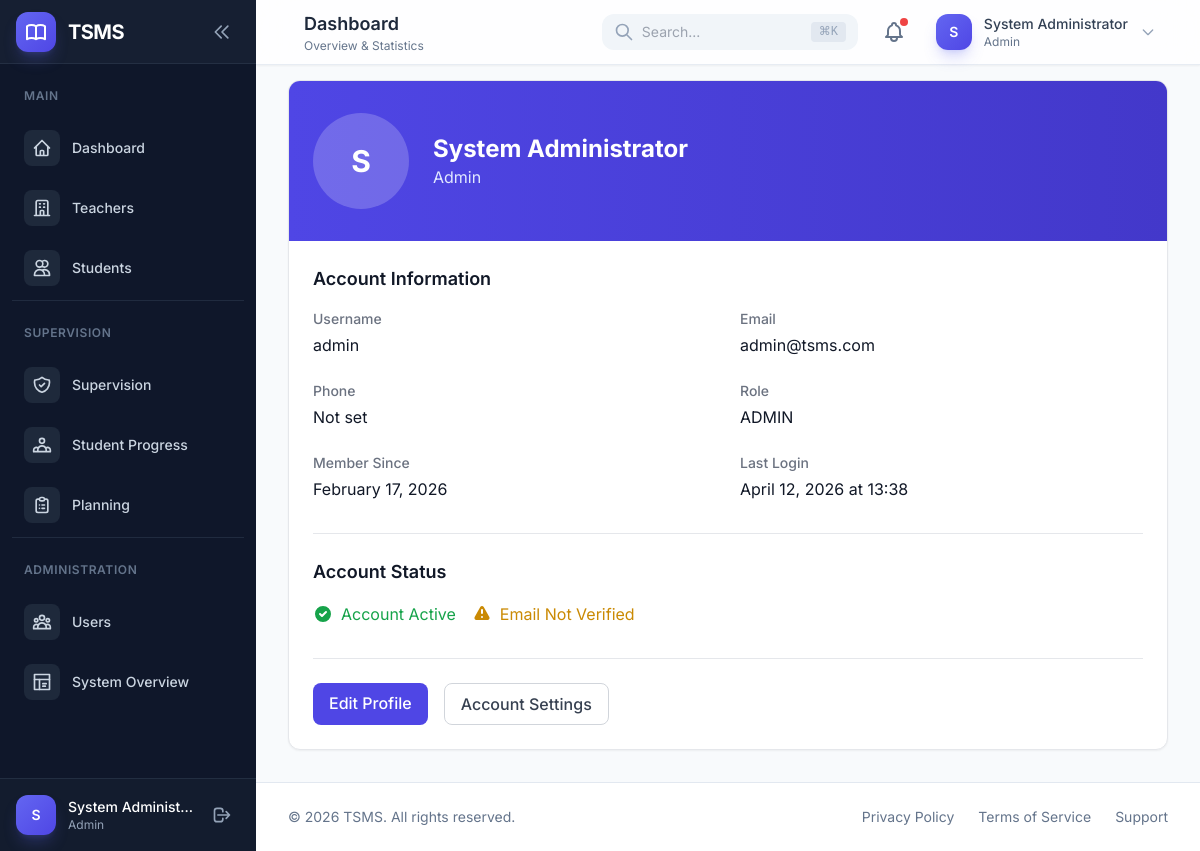
Before: /auth/profile (signed in) with the older database file.
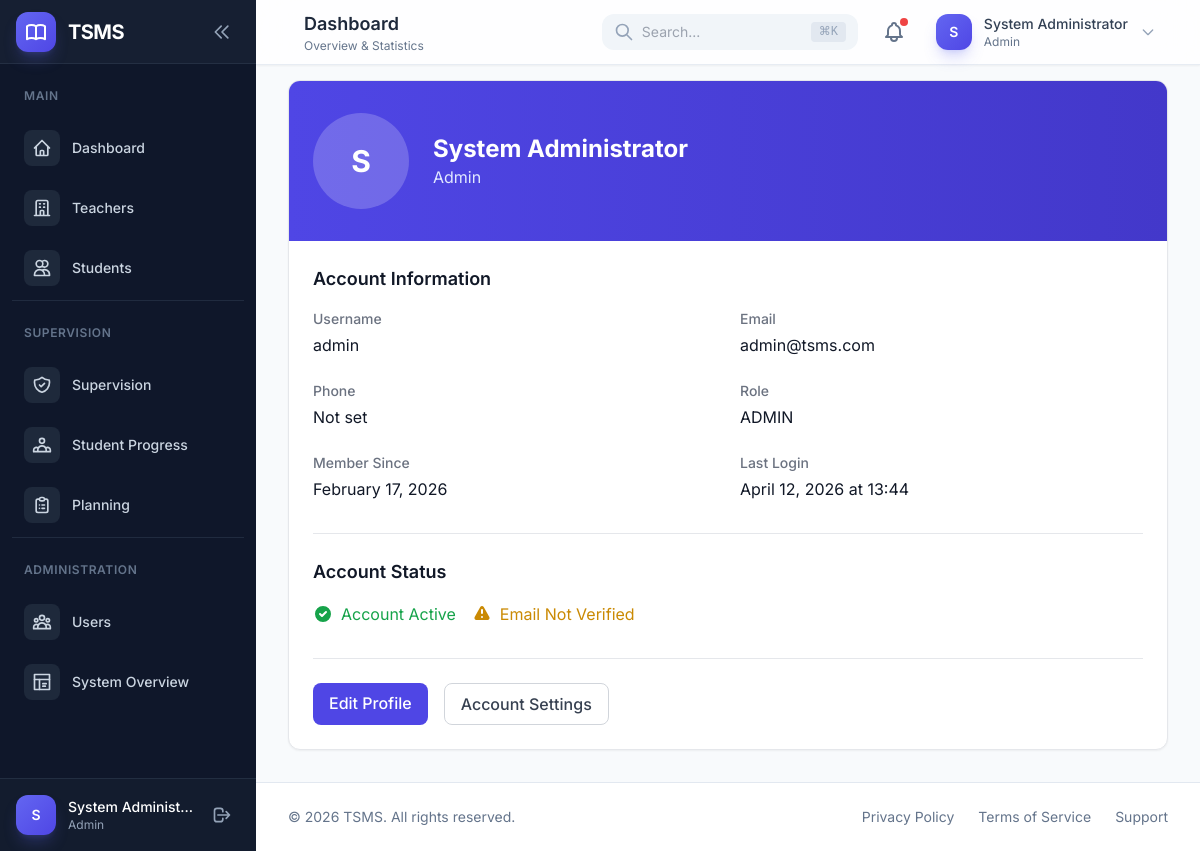
After: the same page with the newer database file.
### app/models/user.py (models this page shows, shortened)
class User(UserMixin, db.Model):
    __tablename__ = 'users'
    id = db.Column(db.Integer, primary_key=True)
    name = db.Column(db.String(128), nullable=False)
    username = db.Column(db.String(64), unique=True, nullable=False, index=True)
    email = db.Column(db.String(120), unique=True, nullable=False, index=True)
    password_hash = db.Column(db.String(256), nullable=False)
    role = db.Column(db.Enum(UserRole), nullable=False, default=UserRole.TEACHER)
    status = db.Column(db.Enum(UserStatus), nullable=False, default=UserStatus.ACTIVE)
    created_at = db.Column(db.DateTime, default=datetime.utcnow, index=True)
    updated_at = db.Column(db.DateTime, default=datetime.utcnow, onupdate=datetime.utcnow)
    last_login_at = db.Column(db.DateTime)
    teacher_profile = db.relationship(
        'Teacher',
        backref='user',
        uselist=False,
        cascade='all, delete-orphan',
        lazy='joined'
    )
    supervisor_profile = db.relationship(
        'Supervisor',
        backref='user',
        uselist=False,
        cascade='all, delete-orphan',
        lazy='joined'
    )
    @property
    def password(self):
        """Prevent password from being read."""
        raise AttributeError('Password is not a readable attribute')
    def is_admin(self):
        return self.role == UserRole.ADMIN
    def is_supervisor(self):
        return self.role == UserRole.SUPERVISOR
    def is_teacher(self):
        return self.role == UserRole.TEACHER

### app/blueprints/auth/routes.py (the view)
@auth_bp.route('/profile')
@login_required
def profile():
    return render_template('auth/profile.html', user=current_user)

### app/__init__.py (called while the page is built)
def _init_extensions(app):
    from app.extensions import db, migrate, login_manager, csrf
    db.init_app(app)
    migrate.init_app(app, db)
    login_manager.init_app(app)
    csrf.init_app(app)
    from app.models import User
    @login_manager.user_loader
    def load_user(user_id):
        return User.query.get(int(user_id))

def _register_context_processors(app):
    from datetime import datetime
    @app.context_processor
    def inject_globals():
        return {
            'current_year': datetime.utcnow().year,
            'app_name': 'TSMS'
        }

### app/blueprints/auth/routes.py (called while the page is built)
@auth_bp.before_app_request
def before_request():
    if current_user.is_authenticated:
        if current_user.status != UserStatus.ACTIVE:
            logout_user()
            flash('Your account is no longer active.', 'warning')
            return redirect(url_for('auth.login'))

@auth_bp.after_app_request
def after_request(response):
    response.headers['X-Content-Type-Options'] = 'nosniff'
    response.headers['X-Frame-Options'] = 'SAMEORIGIN'
    response.headers['X-XSS-Protection'] = '1; mode=block'
    return response

### app/templates/auth/profile.html (shortened to what the changed rows need)
{% extends "layouts/dashboard.html" %}
{% block content %}
<div class="max-w-4xl mx-auto">
    <div class="bg-white rounded-xl shadow-sm border border-gray-200 overflow-hidden">
        <div class="bg-gradient-to-r from-primary-600 to-primary-700 px-6 py-8">
            <div class="flex items-center space-x-6">
                <div class="w-24 h-24 rounded-full bg-white/20 flex items-center justify-center text-white text-3xl font-bold">
                    {{ current_user.name[0] }}
                </div>
                <div>
                    <h2 class="text-2xl font-bold text-white">{{ current_user.name }}</h2>
                    <p class="text-primary-100">{{ current_user.role.value|title if current_user.role else 'User' }}</p>
                </div>
            </div>
        </div>
        <div class="p-6">
            <div class="grid grid-cols-1 md:grid-cols-2 gap-6">
                <div>
                    <label class="block text-sm font-medium text-gray-500">Username</label>
                    <p class="mt-1 text-gray-900">{{ current_user.username }}</p>
                </div>
                <div>
                    <label class="block text-sm font-medium text-gray-500">Email</label>
                    <p class="mt-1 text-gray-900">{{ current_user.email }}</p>
                </div>
                <div>
                    <label class="block text-sm font-medium text-gray-500">Role</label>
                    <p class="mt-1 text-gray-900">{{ current_user.role.name if current_user.role else 'N/A' }}</p>
                </div>
                <div>
                    <label class="block text-sm font-medium text-gray-500">Member Since</label>
                    <p class="mt-1 text-gray-900">{{ current_user.created_at.strftime('%B %d, %Y') }}</p>
                </div>
                <div>
                    <label class="block text-sm font-medium text-gray-500">Last Login</label>
                    <p class="mt-1 text-gray-900">
                        {{ current_user.last_login_at.strftime('%B %d, %Y at %H:%M') if current_user.last_login_at else 'Never' }}
                    </p>
                </div>
            </div>
        </div>
    </div>
</div>
{% endblock %}

### app/templates/components/sidebar.html (shortened to what the changed rows need)
<aside :class="sidebarOpen ? 'w-64' : 'w-20'"
       class="fixed inset-y-0 left-0 z-50 bg-slate-900 sidebar-transition hidden lg:flex lg:flex-col">
    <div class="p-4 border-t border-slate-700/50 bg-slate-800/30">
        <div class="flex items-center">
            <div class="flex-shrink-0">
                <div class="w-10 h-10 rounded-xl bg-gradient-to-br from-primary-500 to-primary-600 flex items-center justify-center text-white font-semibold text-sm shadow-lg shadow-primary-500/25">
                    {{ current_user.name[0]|upper }}
                </div>
            </div>
            <div x-show="sidebarOpen" x-transition class="ml-3 flex-1 min-w-0">
                <p class="text-sm font-medium text-white truncate">{{ current_user.name }}</p>
                <p class="text-xs text-slate-400 truncate">{{ current_user.role.value|title if current_user.role else 'User' }}</p>
            </div>
        </div>
    </div>
</aside>

### app/templates/components/navbar.html (shortened to what this page needs)
<header :class="sidebarOpen ? 'lg:pl-64' : 'lg:pl-20'"
        class="fixed top-0 right-0 left-0 z-40 transition-all duration-300">
    <div class="bg-white/80 backdrop-blur-xl border-b border-slate-200/80 shadow-sm">
        <div class="flex items-center justify-between h-16 px-4 sm:px-6 lg:px-8">
            <div class="flex items-center space-x-4">
                <div class="hidden sm:block">
                    <h1 class="text-lg font-semibold text-slate-800">{% block page_title %}Dashboard{% endblock %}</h1>
                    <p class="text-xs text-slate-500">{% block page_subtitle %}Overview & Statistics{% endblock %}</p>
                </div>
            </div>
            <div class="flex items-center space-x-2 sm:space-x-4">
                <div class="hidden md:block relative" x-data="{ searchOpen: false }">
                    <div class="relative">
                        <input type="text"
                               placeholder="Search..."
                               class="w-64 pl-10 pr-4 py-2 text-sm bg-slate-100 border-0 rounded-xl focus:ring-2 focus:ring-primary-500 focus:bg-white transition-all"
                               @focus="searchOpen = true"
                               @blur="setTimeout(() => searchOpen = false, 200)">
                        <div class="absolute inset-y-0 left-0 pl-3 flex items-center pointer-events-none">
                        </div>
                        <kbd class="hidden lg:inline-flex absolute right-3 top-1/2 -translate-y-1/2 items-center px-2 py-0.5 text-xs text-slate-400 bg-slate-200 rounded">
                            ⌘K
                        </kbd>
                    </div>
                </div>
                <div x-data="{ notifOpen: false }" class="relative">
                    <button @click="notifOpen = !notifOpen"
                            class="relative p-2 text-slate-500 hover:text-slate-700 hover:bg-slate-100 rounded-xl transition-colors">
                        <span class="absolute top-1.5 right-1.5 w-2 h-2 bg-red-500 rounded-full ring-2 ring-white"></span>
                    </button>
                </div>
                <div x-data="{ profileOpen: false }" class="relative">
                    <button @click="profileOpen = !profileOpen"
                            class="flex items-center space-x-3 p-1.5 pr-3 hover:bg-slate-100 rounded-xl transition-colors">
                        <div class="w-9 h-9 rounded-xl bg-gradient-to-br from-primary-500 to-primary-600 flex items-center justify-center text-white font-semibold text-sm shadow-lg shadow-primary-500/25">
                            {{ current_user.name[0]|upper }}
                        </div>
                        <div class="hidden sm:block text-left">
                            <p class="text-sm font-medium text-slate-700">{{ current_user.name }}</p>
                            <p class="text-xs text-slate-500">{{ current_user.role.value|title if current_user.role else 'User' }}</p>
                        </div>
                        <svg class="hidden sm:block w-4 h-4 text-slate-400" fill="none" stroke="currentColor" viewBox="0 0 24 24">
                            <path stroke-linecap="round" stroke-linejoin="round" stroke-width="2" d="M19 9l-7 7-7-7"/>
                        </svg>
                    </button>
                </div>
            </div>
        </div>
    </div>
</header>

Changed rows visible on the page:
changed User "System Administrator": last_login_at "April 12, 2026 at 13:38" → "April 12, 2026 at 13:44"
